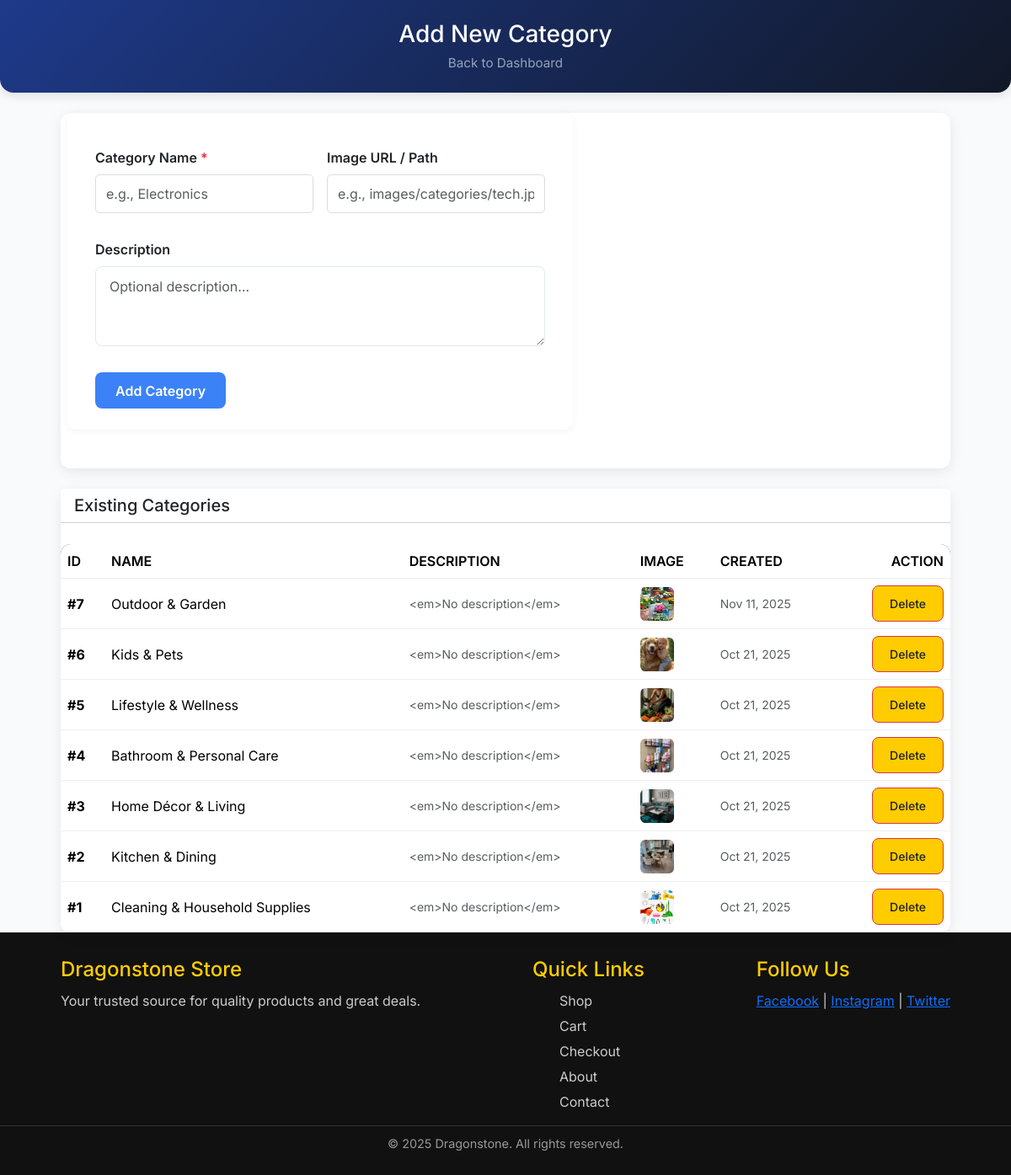
The page /add-category.php (signed in) on the database its author committed.
### tables this page shows
CREATE TABLE `categories` (
  `id` int(11) NOT NULL,
  `name` varchar(100) NOT NULL,
  `image` varchar(255) DEFAULT NULL,
  `co2_saved_per_item` int(11) DEFAULT NULL,
  `created_at` timestamp NOT NULL DEFAULT current_timestamp()
);

### add-category.php (the view, shortened to what this page needs)
<?php
require_once __DIR__ . '/../includes/config.php';
$categories = $pdo->query("SELECT * FROM categories ORDER BY id DESC")->fetchAll();
?>
<!DOCTYPE html>
<html lang="en">
<head>
    <link href="https://cdn.jsdelivr.net/npm/bootstrap@5.3.3/dist/css/bootstrap.min.css" rel="stylesheet">
    <link rel="stylesheet" href="<?= BASE_URL ?>/assets/css/style.css">
</head>
<body>
<div class="admin-header text-center">
    <div class="container">
        <h1 class="h3 mb-1">Add New Category</h1>
        <a href="index.php" class="back-link">Back to Dashboard</a>
    </div>
</div>
<div class="container mt-4">
    <div class="card mb-4">
        <div class="card-body">
            <form method="POST" class="row g-3">
                <div class="col-md-6">
                    <label class="form-label fw-semibold">Category Name <span class="text-danger">*</span></label>
                    <input type="text" name="name" class="form-control" required placeholder="e.g., Electronics">
                </div>
                <div class="col-md-6">
                    <label class="form-label fw-semibold">Image URL / Path</label>
                    <input type="text" name="image" class="form-control" placeholder="e.g., images/categories/tech.jpg">
                </div>
                <div class="col-12">
                    <label class="form-label fw-semibold">Description</label>
                    <textarea name="description" class="form-control" rows="3" placeholder="Optional description..."></textarea>
                </div>
                <div class="col-12">
                    <button type="submit" name="add_category" class="btn btn-primary">
                        Add Category
                    </button>
                </div>
            </form>
        </div>
    </div>
    <div class="card">
        <div class="card-header bg-white">
            <h5 class="mb-0">Existing Categories</h5>
        </div>
        <div class="card-body p-0">
            <?php if ($categories): ?>
                <div class="table-responsive">
                    <table class="table table-hover align-middle mb-0">
                        <thead>
                            <tr>
                                <th>ID</th>
                                <th>Name</th>
                                <th>Description</th>
                                <th>Image</th>
                                <th>Created</th>
                                <th class="text-end">Action</th>
                            </tr>
                        </thead>
                        <tbody>
                            <?php foreach ($categories as $cat): ?>
                                <tr>
                                    <td><strong>#<?= $cat['id'] ?></strong></td>
                                    <td><?= htmlspecialchars($cat['name'] ?? '') ?></td>
                                    <td class="text-muted small">
                                        <?= htmlspecialchars($cat['description'] ?? '<em>No description</em>') ?>
                                    </td>
                                    <td>
                                        <?php if ($cat['image']): ?>
                                            <img src="<?= BASE_URL ?>/<?= htmlspecialchars($cat['image']) ?>"
                                                 alt="" style="width:40px; height:40px; object-fit:cover; border-radius:6px;">
                                        <?php else: ?>
                                            <span class="text-muted">—</span>
                                        <?php endif; ?>
                                    </td>
                                    <td class="small text-muted">
                                        <?= date('M j, Y', strtotime($cat['created_at'])) ?>
                                    </td>
                                    <td class="text-end">
                                        <a href="?delete=<?= $cat['id'] ?>"
                                           class="btn btn-danger btn-sm"
                                           onclick="return confirm('Delete this category?')">
                                            Delete
                                        </a>
                                    </td>
                                </tr>
                            <?php endforeach; ?>
                        </tbody>
                    </table>
                </div>
            <?php else: ?>
                <p class="text-center text-muted py-4">No categories yet.</p>
            <?php endif; ?>
        </div>
    </div>
</div>
<?php include __DIR__ . '/../includes/footer.php'; ?>
</body>
</html>

### style.css (style rules this page uses)
* { margin: 0; padding: 0; box-sizing: border-box; }
body { font-family: "Poppins", sans-serif; background: #f8f9fa; color: #333; min-height: 100vh; display: flex; flex-direction: column; }
.container { width: 90%; max-width: 1200px; margin: 0 auto; }
.btn { display: inline-block; background: #ffcc00; color: #222; padding: 10px 20px; border-radius: 5px; font-weight: 600; text-decoration: none; transition: 0.3s ease; }
table { width: 100%; border-collapse: collapse; margin-top: 25px; background: #fff; border-radius: 10px; overflow: hidden; }
th, td { padding: 12px 15px; text-align: left; border-bottom: 1px solid #eee; }
th { background: #222; color: #ffcc00; font-weight: 600; text-transform: uppercase; }
form { background: #fff; padding: 25px; border-radius: 10px; box-shadow: 0 2px 10px rgba(0, 0, 0, 0.05); max-width: 600px; margin: 30px auto; }
input[type="text"], input[type="email"], input[type="password"], input[type="number"], textarea, select { width: 100%; padding: 10px 12px; margin-bottom: 15px; border: 1px solid #ddd; border-radius: 5px; font-size: 1rem; transition: 0.3s ease; }
.text-center { text-align: center; }
.btn-primary { background-color: #28a745; color: #fff; padding: 10px 20px; text-decoration: none; border-radius: 6px; font-weight: 500; transition: 0.3s; }
.back-link { text-align: center; margin-top: 30px; }
:root { --primary-green: #2e7d32; --secondary-earth: #8d6e63; --accent-leaf: #4caf50; }
body { font-family: 'Inter', sans-serif; background: linear-gradient(to bottom, #f8f9fa, #e8f5e9); }
.card { border-radius: 12px; box-shadow: 0 4px 12px rgba(46, 125, 50, 0.1); }

### add-category.php (style rules this page uses)
body { font-family: 'Inter', sans-serif; background: #f8fafc; }
.admin-header { background: linear-gradient(135deg, #1e3a8a, #111827); color: white; padding: 1.5rem 0; border-radius: 0 0 16px 16px; box-shadow: 0 4px 12px rgba(0,0,0,0.1); }
.card { border: none; border-radius: 12px; box-shadow: 0 4px 16px rgba(0,0,0,0.08); }
.btn-primary { background: #3b82f6; border: none; border-radius: 8px; padding: 0.6rem 1.5rem; font-weight: 600; transition: all 0.2s; }
.btn-danger { border-radius: 8px; font-weight: 500; }
.form-control, .form-control:focus { border-radius: 8px; border: 1px solid #e2e8f0; box-shadow: none; padding: 0.65rem 1rem; }
.table { border-radius: 12px; overflow: hidden; }
.table thead { background: #1e293b; color: white; }
.back-link { color: #94a3b8; font-size: 0.95rem; text-decoration: none; }

### rows shown on the page
categories: id "7", name "Outdoor & Garden", description "<em>No description</em>", image (picture), created_at "Nov 11, 2025"
categories: id "6", name "Kids & Pets", description "<em>No description</em>", image (picture), created_at "Oct 21, 2025"
categories: id "5", name "Lifestyle & Wellness", description "<em>No description</em>", image (picture), created_at "Oct 21, 2025"
categories: id "4", name "Bathroom & Personal Care", description "<em>No description</em>", image (picture), created_at "Oct 21, 2025"
categories: id "3", name "Home Décor & Living", description "<em>No description</em>", image (picture), created_at "Oct 21, 2025"
categories: id "2", name "Kitchen & Dining", description "<em>No description</em>", image (picture), created_at "Oct 21, 2025"
categories: id "1", name "Cleaning & Household Supplies", description "<em>No description</em>", image (picture), created_at "Oct 21, 2025"
